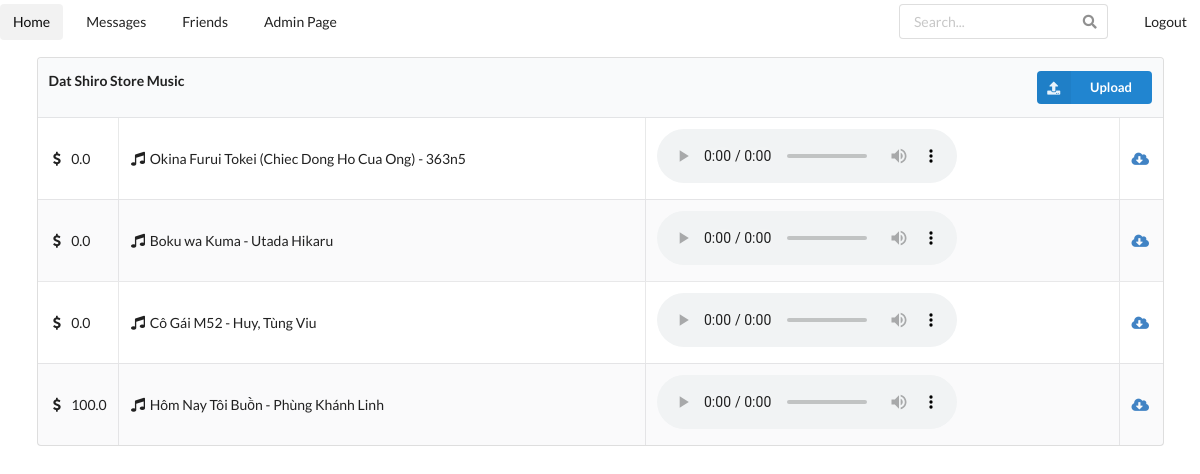
The page / on the database its author committed.
### DatShiroShop/models.py (models this page shows, shortened)
class Song(models.Model):
    id = models.CharField(max_length=20, primary_key=True)
    name = models.CharField(null=True, blank=True, max_length=100, unique=True)
    link = models.CharField(null=True, blank=True, max_length=200)
    author = models.CharField(null=True, blank=True, max_length=100)
    extension = models.CharField(null=True, blank=True, max_length=20)
    price = models.FloatField(default=0)

### DatShiroShop/views.py (the view)
# urls.py: path(r'', views.home, name='homepage'),
def home(request):
    songs = Song.objects.all()
    return render(request, 'index.html', {'songs': songs})

### DatShiroShop/templates/index.html
{% extends 'base.html' %}
{% block content %}
{% if songs.count > 0 %}
<table class="ui celled striped table">
    <thead>
    <tr>
        <th colspan="4">
            Dat Shiro Store Music
            <div class="ui right floated small primary labeled icon button"
                        onclick="window.location.replace('{% url 'upload' %}');" >
                <i class="upload icon"></i> Upload
            </div>
        </th>
    </tr>
    </thead>
    <tbody>
    {% for song in songs %}
    <tr>
        <td class="collapsing">
            <i class="dollar icon"></i> {{ song.price }}
        </td>
        <td>
            <i class="music icon"></i>{{ song.name }} -  {{ song.author }}
        </td>
        <td>
            <audio controls>
                <source src="{{ song.link }}" type="audio/mp3">
            </audio>
        </td>
        <td class="collapsing">
            <a href="/download/{{ song.id }}?return_url={{ request.path }}"> <i class="cloud download icon"></i> </a>
        </td>
    </tr>
    {% endfor %}
    </tbody>
</table>
{% endif %}
{% endblock %}

### DatShiroShop/templates/base.html (shortened to what this page needs)
{% load static %}
<!doctype html>
<html lang="en">
<head>
    <link rel="stylesheet" type="text/css" href="{% static 'dist/semantic.min.css' %}">
    <link rel="stylesheet" href="{% static 'custom_css.css' %}">
</head>
<body>
    {% block navigator %}
    <div class="ui secondary  menu">
        <a class="active item">
            Home
        </a>
        <a class="item">
            Messages
        </a>
        <a class="item">
            Friends
        </a>
        <a class="item" href="/admin">
            Admin Page
        </a>
        <div class="right menu">
            <div class="item">
                <div class="ui icon input">
                    <input type="text" placeholder="Search...">
                    <i class="search link icon"></i>
                </div>
            </div>
            <a class="ui item">
                Logout
            </a>
        </div>
    </div>
    {% endblock %}
    <div class="ui container">
        {% block content %}
        {% endblock %}
    </div>
</body>
</html>

### rows shown on the page
Song: price "0.0", name "Okina Furui Tokei (Chiec Dong Ho Cua Ong)", author "363n5"
Song: price "0.0", name "Boku wa Kuma", author "Utada Hikaru"
Song: price "0.0", name "Cô Gái M52", author "Huy, Tùng Viu"
Song: price "100.0", name "Hôm Nay Tôi Buồn", author "Phùng Khánh Linh"
